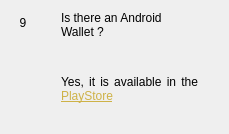
                  <widget class="QWidget" name="widgetFaq9" native="true">
                   <layout class="QHBoxLayout" name="horizontalpage_9" stretch="0,1">
                    <item alignment="Qt::AlignTop">
                     <widget class="QLabel" name="labelNumber9">
                      <property name="minimumSize">
                       <size>
                        <width>24</width>
                        <height>24</height>
                       </size>
                      </property>
                      <property name="maximumSize">
                       <size>
                        <width>16777215</width>
                        <height>24</height>
                       </size>
                      </property>
                      <property name="text">
                       <string>9</string>
                      </property>
                      <property name="alignment">
                       <set>Qt::AlignCenter</set>
                      </property>
                     </widget>
                    </item>
                    <item>
                     <layout class="QVBoxLayout" name="verticalLayoutpage_9">
                      <property name="leftMargin">
                       <number>20</number>
                      </property>
                      <property name="rightMargin">
                       <number>20</number>
                      </property>
                      <item>
                       <widget class="QLabel" name="labelSubtitle9">
                        <property name="text">
                         <string>Is there an Android Wallet ?</string>
                        </property>
                        <property name="wordWrap">
                         <bool>true</bool>
                        </property>
                       </widget>
                      </item>
                      <item>
                       <spacer name="verticalSpacer_90">
                        <property name="orientation">
                         <enum>Qt::Vertical</enum>
                        </property>
                        <property name="sizeType">
                         <enum>QSizePolicy::Fixed</enum>
                        </property>
                        <property name="sizeHint" stdset="0">
                         <size>
                          <width>20</width>
                          <height>30</height>
                         </size>
                        </property>
                       </spacer>
                      </item>
                      <item>
                       <widget class="QLabel" name="labelContent9">
                        <property name="text">
                         <string>&lt;html&gt;&lt;head/&gt;&lt;body&gt;&lt;p align=&quot;justify&quot;&gt;Yes, it is available in the &lt;a style='color: #CEB247' href=&quot;https://play.google.com/store/apps/details?id=Parara.tech.akshaynexus&amp;amp;hl=gsw&quot;&gt;&lt;text-decoration: underline; color:#0000ff;&quot;&gt;PlayStore&lt;/span&gt;&lt;/a&gt;&lt;/p&gt;&lt;/body&gt;&lt;/html&gt;</string>
                        </property>
                        <property name="alignment">
                         <set>Qt::AlignLeading|Qt::AlignLeft|Qt::AlignTop</set>
                        </property>
                        <property name="wordWrap">
                         <bool>true</bool>
                        </property>
                       </widget>
                      </item>
                      <item>
                       <spacer name="verticalSpacer_91">
                        <property name="orientation">
                         <enum>Qt::Vertical</enum>
                        </property>
                        <property name="sizeHint" stdset="0">
                         <size>
                          <width>20</width>
                          <height>20</height>
                         </size>
                        </property>
                       </spacer>
                      </item>
                     </layout>
                    </item>
                   </layout>
                  </widget>
